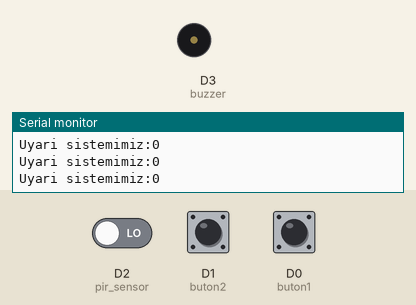
A sketch run on a simulated ESP8266 (NodeMCU). On the bench: buzzer (waves = sounding, pin HIGH), the last lines printed to the serial monitor. Inputs (shaded band) come from the test bench; at power-on: D0 (buton1) LOW, D2 (pir_sensor) LOW, D1 (buton2) LOW. WiFi joins after 1.5 s; servers stay silent unless stated; no MQTT or app messages arrive unless stated.

Above: at 3.7 s.
3.8 s: D0 (buton1) pulled HIGH for 0.15 s
6.9 s: D2 (pir_sensor) driven HIGH
At 9.3 s:
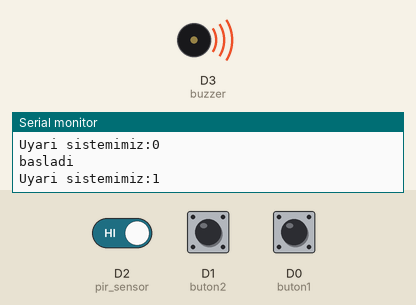
9.9 s: D1 (buton2) pulled HIGH for 0.15 s
At 10.8 s:
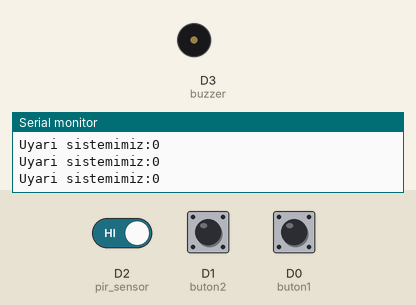
13.0 s: D0 (buton1) pulled HIGH for 1 s
17.0 s: D2 (pir_sensor) driven LOW
At 18.1 s:
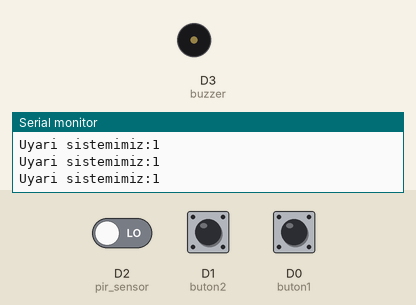
20.0 s: D2 (pir_sensor) driven HIGH and D1 (buton2) driven HIGH
Timing chart, 0 to 23.0 s (numbered marks = the images above; inputs shaded):
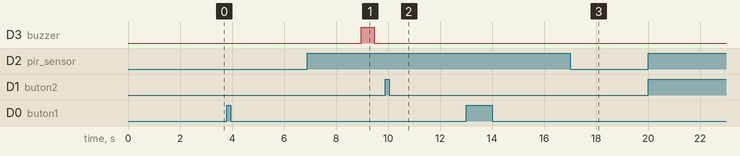

The sketch:

proje1_IOT.ino
```cpp
// shiftr.io sitesindeki projemize veri gönderme
// gönderilen konu: hirsiz_alarmi, gönderilen veri:HAreket algılandı mi?

#include <ESP8266WiFi.h>
#include <MQTTClient.h>
#include <FirebaseArduino.h>

//*************************************************************************
#define FIREBASE_HOST "hirsiz-9e48b-default-rtdb.firebaseio.com"     // veritabanının linki
#define FIREBASE_AUTH "JxewKszCtkTX7ECAwoGrM5LRfcn3QuZgVTeIeIkB"              // veritabanı secret key

//*************************************************************************

//burada degerleri degişmeyecek degişkenlerimizi tanımlıyorum
const int buton1=D0;
const int buton2=D1;
const int pir_sensor=D2;
const int buzzer=D3;

int uyari=0;//nodemcuya ilk enerji verildiğinde buzzerimiz devrede olmayacaktir

const char *agin_adi= "Superbox_WiFi_E3C8";                 // bağlanılacak olan kablosuz ağın agin adi si
const char *sifre = "14+8=Yirmi";                  // bağlanılacak olan kablosuz ağın şifresi

WiFiClient wifi_istemci;
MQTTClient mqtt_istemci;

//**************************************************************************************************************

void setup()
{
  pinMode(buton1, INPUT);      // D0 pinini giriş olarak ayarla
  pinMode(buton2, INPUT);      // D1 pinini giriş olarak ayarla
  pinMode(pir_sensor, INPUT);      // D2 pinini giriş olarak ayarla
  pinMode(buzzer, OUTPUT);      // D3 pinini cikis olarak ayarla

  Serial.begin(9600);                             //Seri iletişim hızı 9600 bps olarak ayarlanarak başlatılıyor.
  delay(1000);
  Serial.println("Wifi agina baglaniliyor");

  WiFi.mode(WIFI_STA);                           //ESP8266 istasyon moduna alınıyor.
  WiFi.begin(agin_adi, sifre);                    //agin adi ve şifre girilierek wifi başlatılıyor.

  //***********Wifi ağına bağlanıncaya kadar beklenilen kısım **************

  while (WiFi.status() != WL_CONNECTED)
  {
    delay(500);                                 // Bu arada her 500 ms de bir seri ekrana yan yana noktalar yazdırılarak
    Serial.print(".");                          // görsellik sağlanıyor.
  }

  //*******************************************************************************************************************

  Serial.println("");                           //Bir alt satıra geçiliyor.
  Serial.println("Bağlantı sağlandı...");       //seri ekrana bağlantının kurulduğu bilgisi gönderiliyor.

  Serial.print("Alınan IP addresi: ");          // kablosuz ağdan alınan IP adresi
  Serial.println(WiFi.localIP());               // kablosuz ağdan alınan IP adresi

  mqtt_istemci.begin("hirsiz-alarmi.cloud.shiftr.io", wifi_istemci); // site üzerindeki projeye linkine bağlan
  Firebase.begin(FIREBASE_HOST, FIREBASE_AUTH);  //firebase baslatiliyor
}

//*****************************************************************************************************************

void loop()
{
  mqtt_istemci.loop();              // broker a veri gönderebilmek ve gelen veriyi okuyabilmek için******

  if (!mqtt_istemci.connected())        // broker a bağlanmadı mı?
    baglan();                 // bağlı değil baglan fonkisyonuna git

  hirsiz_alarm();

  //delay(3000);                    // 3sn bekle
}

//***************************************************************************************************************

void baglan()
{
  // baglanana kadar bekle ekrana . yazdır
  while (!mqtt_istemci.connect("202113171078", "hirsiz-alarmi", "GsL50YZiUIAel1nx")) // birinci boşluk=sizin client adınız,2.boşluk proje ismi=proje adı, 3.boşluk= token
  {
    Serial.print(".");
    delay(1000);
  }
}
//****************************************************************************************************************

void hirsiz_alarm()
{
  if(digitalRead(buton1)==HIGH)       //Buton bire basıldiysa devre aktif olacaktir
  {
    uyari=1;
    delay(5000); /*uyaimiz aktif olacak ancak 5 sn bekleyeyip(o alandan ayrilma süresi)
    böylece uyarimizin yani buzzer devre elemanının boşa çalışmasini önlemiş olacagiz.*/
    Serial.println("basladi");
  }
  if(digitalRead(buton2)==HIGH)
  {
    uyari=0;         //Burada herhangi bir gecikmeye ihtiyacimiz bulunmamaktadir.
  }

  Serial.print("Uyari sistemimiz:");
  Serial.println(uyari);             //uyari sistemimizin aktif mi aktif degil mi olma durumunu seri ekranda görmek için serial print ve println kullandım.

  if(uyari==1)                   //eger uyari sistemimiz aktif olmuşsa hareket var mi diye kontrol ediyoruz
  {
    if(digitalRead(pir_sensor)==HIGH)  //hareket algılandıysa
    {
      Firebase.setInt("Hareket Algilandi", uyari); //uyari true ise haraket aldilandi çiktisi verecek degil ise bir cikti vermeyecek

      while(digitalRead(buton2)== LOW)  //dugme ikiye basılmadiği sürece while dongümüze girer
      {
      mqtt_istemci.publish("hirsiz_alarmi", "Hareket algilandi");
      digitalWrite(buzzer,HIGH);  //sesli sinyaller üretiyoruz(alarm aktif oldugu sürece sesli sinyaller üretir).
      delay(500);   //buzzerimiz 500 ms saniye sesli sinyal üretecek
      digitalWrite(buzzer,LOW);  //çalip susma şeklinde
      delay(500);   //buzzerimiz her 500 ms de sesli sinyal üretip ver ardından 500 ms saniye üretip tekrar durucak
      }
    }
  }
 else {
      //5 saniyede bir firebase haraket algilanmadi yazar
      static unsigned long oncekiMillis = 0;
      const long aralik = 5000; // 5 saniye
      /* unsigned long :bir tamsayı veri türüdür. Bu tür, 0'dan başlayarak yüksek sayısal değerlere
      kadar pozitif tamsayıları temsil etmek için kullanılır.
      unsigned kelimesi, bu türün sadece pozitif değerleri alabileceğini belirtir, yani negatif değerler içermez.*/

      unsigned long suankiMillis = millis();//o andaki saniyeyi verir

      if (suankiMillis - oncekiMillis >= aralik) {
        oncekiMillis = suankiMillis;
        Firebase.setInt("Hareket Algilanmadi", uyari);}
      //tek satırda if blogu
}}
```

Measured:
- after the input at 3.8 s, every drawn part: stays the same
- after the input at 6.9 s, D3 (buzzer): LOW → HIGH after 2.1 s, → LOW 0.50 s later
- after the input at 9.9 s, D3 (buzzer): stops changing and stays LOW
- after the input at 13.0 s, every drawn part: stays the same
- after the input at 17.0 s, D3 (buzzer): stops changing and stays LOW
